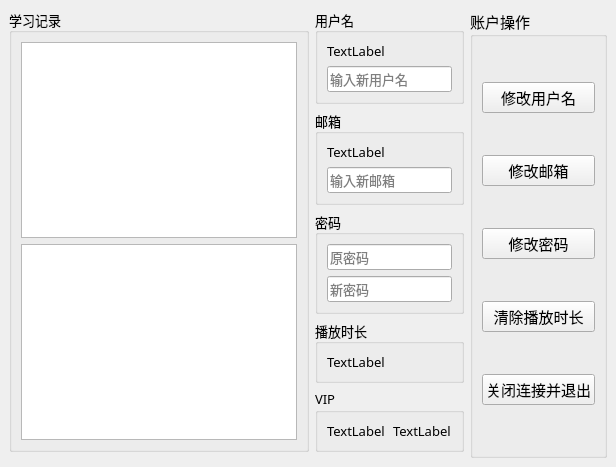
<?xml version="1.0" encoding="UTF-8"?>
<ui version="4.0">
 <class>MainWindow</class>
 <widget class="QMainWindow" name="MainWindow">
  <property name="geometry">
   <rect>
    <x>0</x>
    <y>0</y>
    <width>616</width>
    <height>368</height>
   </rect>
  </property>
  <property name="windowTitle">
   <string>MainWindow</string>
  </property>
  <widget class="QWidget" name="centralwidget">
   <layout class="QGridLayout" name="gridLayout">
    <item row="0" column="1" rowspan="2" colspan="2">
     <widget class="QGroupBox" name="groupBox_2">
      <property name="font">
       <font>
        <family>幼圆</family>
        <pointsize>10</pointsize>
       </font>
      </property>
      <property name="title">
       <string>用户名</string>
      </property>
      <layout class="QGridLayout" name="gridLayout_2">
       <item row="2" column="0">
        <widget class="QLineEdit" name="modify_name">
         <property name="placeholderText">
          <string>输入新用户名</string>
         </property>
        </widget>
       </item>
       <item row="0" column="0" rowspan="2">
        <widget class="QLabel" name="disp_name">
         <property name="font">
          <font>
           <family>幼圆</family>
          </font>
         </property>
         <property name="text">
          <string>TextLabel</string>
         </property>
        </widget>
       </item>
      </layout>
     </widget>
    </item>
    <item row="0" column="3" rowspan="8">
     <widget class="QGroupBox" name="groupBox">
      <property name="font">
       <font>
        <family>幼圆</family>
        <pointsize>11</pointsize>
       </font>
      </property>
      <property name="title">
       <string>账户操作</string>
      </property>
      <layout class="QVBoxLayout" name="verticalLayout">
       <item>
        <widget class="QPushButton" name="b_altername">
         <property name="text">
          <string>修改用户名</string>
         </property>
        </widget>
       </item>
       <item>
        <widget class="QPushButton" name="b_alteremail">
         <property name="text">
          <string>修改邮箱</string>
         </property>
        </widget>
       </item>
       <item>
        <widget class="QPushButton" name="b_alterpassword">
         <property name="text">
          <string>修改密码</string>
         </property>
        </widget>
       </item>
       <item>
        <widget class="QPushButton" name="b_altertime">
         <property name="text">
          <string>清除播放时长</string>
         </property>
        </widget>
       </item>
       <item>
        <widget class="QPushButton" name="b_closedb">
         <property name="text">
          <string>关闭连接并退出</string>
         </property>
        </widget>
       </item>
      </layout>
     </widget>
    </item>
    <item row="2" column="1" colspan="2">
     <widget class="QGroupBox" name="groupBox_3">
      <property name="font">
       <font>
        <family>幼圆</family>
        <pointsize>10</pointsize>
       </font>
      </property>
      <property name="title">
       <string>邮箱</string>
      </property>
      <layout class="QVBoxLayout" name="verticalLayout_2">
       <item>
        <widget class="QLabel" name="disp_email">
         <property name="font">
          <font>
           <family>幼圆</family>
          </font>
         </property>
         <property name="text">
          <string>TextLabel</string>
         </property>
        </widget>
       </item>
       <item>
        <widget class="QLineEdit" name="modify_email">
         <property name="placeholderText">
          <string>输入新邮箱</string>
         </property>
        </widget>
       </item>
      </layout>
     </widget>
    </item>
    <item row="3" column="1" colspan="2">
     <widget class="QGroupBox" name="groupBox_4">
      <property name="font">
       <font>
        <family>幼圆</family>
        <pointsize>10</pointsize>
       </font>
      </property>
      <property name="title">
       <string>密码</string>
      </property>
      <layout class="QVBoxLayout" name="verticalLayout_3">
       <item>
        <widget class="QLineEdit" name="modify_passwordold">
         <property name="placeholderText">
          <string>原密码</string>
         </property>
        </widget>
       </item>
       <item>
        <widget class="QLineEdit" name="modify_password">
         <property name="placeholderText">
          <string>新密码</string>
         </property>
        </widget>
       </item>
      </layout>
     </widget>
    </item>
    <item row="6" column="1" colspan="2">
     <widget class="QGroupBox" name="groupBox_6">
      <property name="font">
       <font>
        <family>幼圆</family>
        <pointsize>10</pointsize>
       </font>
      </property>
      <property name="title">
       <string>VIP</string>
      </property>
      <layout class="QHBoxLayout" name="horizontalLayout">
       <item>
        <widget class="QLabel" name="disp_vip">
         <property name="text">
          <string>TextLabel</string>
         </property>
        </widget>
       </item>
       <item>
        <widget class="QLabel" name="disp_date">
         <property name="text">
          <string>TextLabel</string>
         </property>
        </widget>
       </item>
      </layout>
     </widget>
    </item>
    <item row="4" column="1" rowspan="2" colspan="2">
     <widget class="QGroupBox" name="groupBox_5">
      <property name="font">
       <font>
        <family>幼圆</family>
        <pointsize>10</pointsize>
       </font>
      </property>
      <property name="title">
       <string>播放时长</string>
      </property>
      <layout class="QVBoxLayout" name="verticalLayout_4">
       <item>
        <widget class="QLabel" name="disp_time">
         <property name="text">
          <string>TextLabel</string>
         </property>
        </widget>
       </item>
      </layout>
     </widget>
    </item>
    <item row="0" column="0" rowspan="7">
     <widget class="QGroupBox" name="groupBox_7">
      <property name="font">
       <font>
        <family>幼圆</family>
        <pointsize>10</pointsize>
       </font>
      </property>
      <property name="title">
       <string>学习记录</string>
      </property>
      <layout class="QVBoxLayout" name="verticalLayout_5">
       <item>
        <widget class="QTableView" name="table_playtime"/>
       </item>
       <item>
        <widget class="QTableView" name="table_note"/>
       </item>
      </layout>
     </widget>
    </item>
   </layout>
  </widget>
 </widget>
 <resources/>
 <connections/>
</ui>
